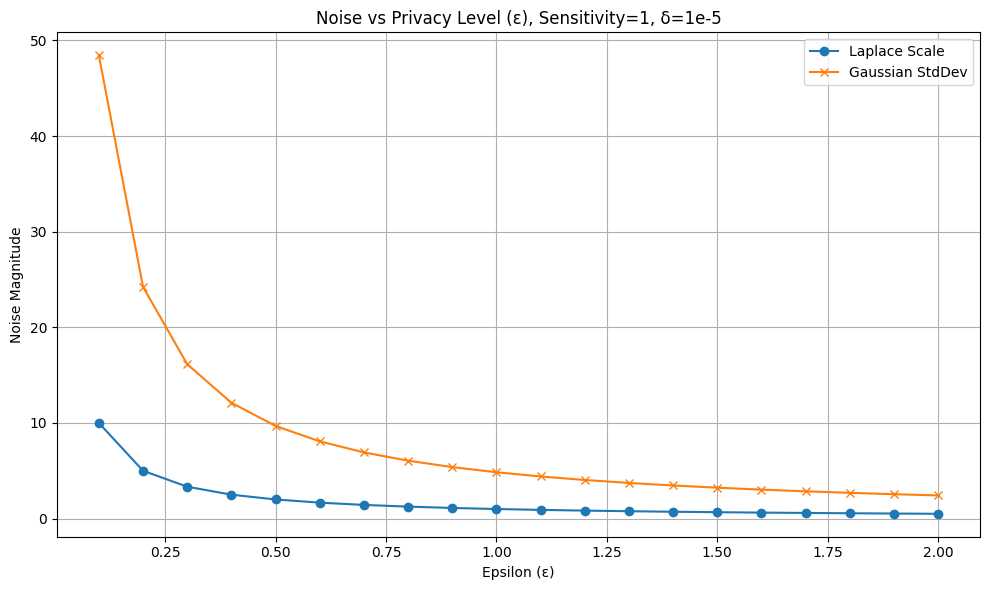

This figure's Python source:
import numpy as np
import matplotlib.pyplot as plt

# Define a function to calculate noise for Laplace and Gaussian mechanisms
def calculate_noise(epsilon, delta, sensitivity):
    # Laplace scale parameter
    laplace_scale = sensitivity / epsilon

    # Gaussian standard deviation
    gaussian_stddev = np.sqrt(2 * np.log(1.25 / delta)) * sensitivity / epsilon

    return laplace_scale, gaussian_stddev

# Example ranges for epsilon and sensitivity
epsilons = np.linspace(0.1, 2.0, 20)  # reasonable epsilon range
sensitivity = 1.0
delta = 1e-5

laplace_scales = []
gaussian_stddevs = []

for eps in epsilons:
    lap_scale, gauss_std = calculate_noise(eps, delta, sensitivity)
    laplace_scales.append(lap_scale)
    gaussian_stddevs.append(gauss_std)

# Plotting the noise scale vs epsilon
plt.figure(figsize=(10, 6))
plt.plot(epsilons, laplace_scales, label='Laplace Scale', marker='o')
plt.plot(epsilons, gaussian_stddevs, label='Gaussian StdDev', marker='x')
plt.xlabel('Epsilon (ε)')
plt.ylabel('Noise Magnitude')
plt.title('Noise vs Privacy Level (ε), Sensitivity=1, δ=1e-5')
plt.legend()
plt.grid(True)
plt.tight_layout()
plt.show()
